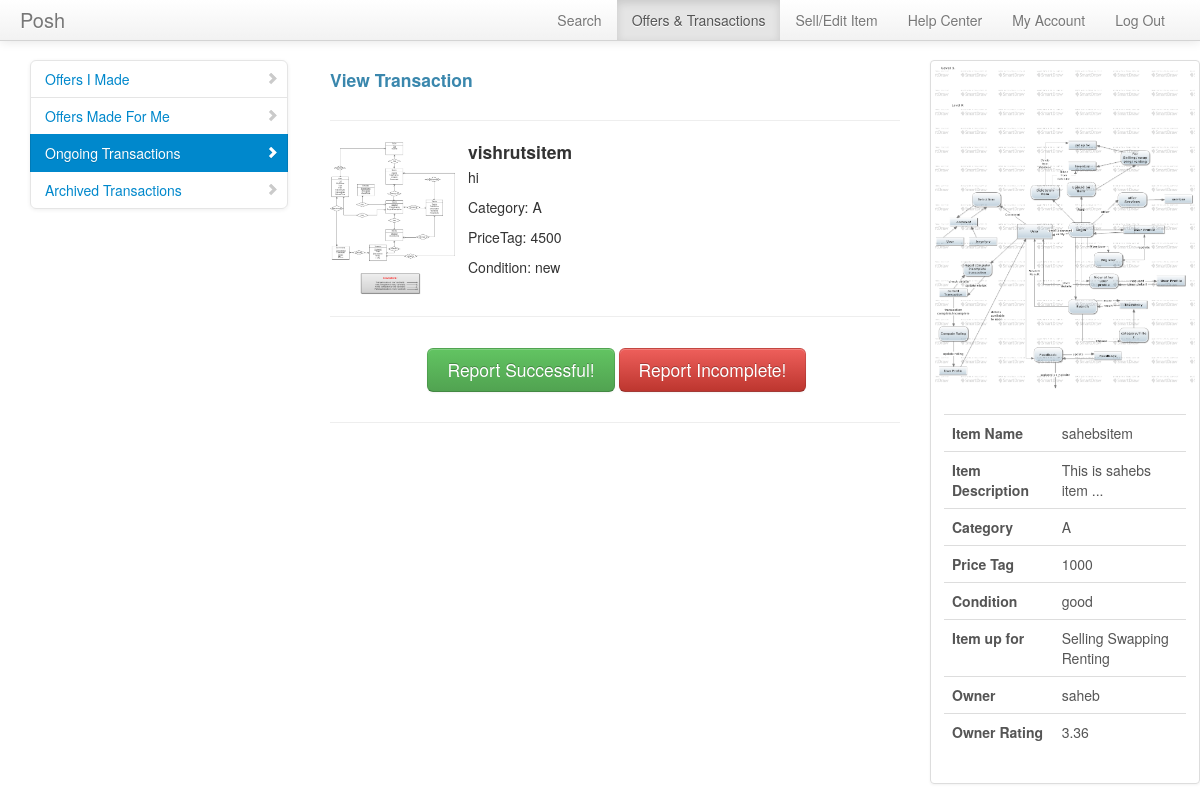
The app's page /transactions/viewtransswap.php?offerid=76 (signed in) with its own data.
### tables this page shows
CREATE TABLE IF NOT EXISTS `inventory` (
  `itemid` int(10) NOT NULL AUTO_INCREMENT,
  `owner` varchar(20) NOT NULL,
  `itemname` varchar(40) NOT NULL,
  `category` varchar(40) NOT NULL,
  `addedon` timestamp NOT NULL DEFAULT CURRENT_TIMESTAMP,
  `pricetag` int(10) NOT NULL,
  `description` varchar(500) NOT NULL,
  `condition` varchar(20) NOT NULL,
  `image` varchar(30) DEFAULT NULL,
  PRIMARY KEY (`itemid`),
  KEY `owner` (`owner`)
);

CREATE TABLE IF NOT EXISTS `users` (
  `username` varchar(20) NOT NULL,
  `studentid` int(10) NOT NULL,
  `email` varchar(40) NOT NULL,
  `firstname` varchar(40) NOT NULL,
  `lastname` varchar(40) NOT NULL,
  `roomno` int(3) NOT NULL,
  `wing` varchar(1) NOT NULL,
  `rating` float NOT NULL,
  `password` varchar(20) NOT NULL,
  `confirmed` int(1) NOT NULL,
  `ratingno` int(11) DEFAULT '1',
  `random` int(11) DEFAULT NULL,
  PRIMARY KEY (`username`)
);

### meekrodb.2.1.class.php (called while the page is built, shortened)
<?php
class DB {
  protected static $mdb = null;
  public static function getMDB() {
    $mdb = DB::$mdb;
    if ($mdb === null) {
      $mdb = DB::$mdb = new MeekroDB();
    }
    return $mdb;
  }
  public static function query() { $args = func_get_args(); return call_user_func_array(array(DB::getMDB(), 'query'), $args); }
}
class MeekroDB {
  public $dbName = '';
  public $user = '';
  public $password = '';
  public $host = 'localhost';
  public $port = null;
  public $encoding = 'latin1';
  public $queryMode = 'queryAllRows';
  public $param_char = '%';
  public $named_param_seperator = '_';
  public $internal_mysql = null;
  public function __construct($host=null, $user=null, $password=null, $dbName=null, $port=null, $encoding=null) {
    if ($host === null) $host = DB::$host;
    if ($user === null) $user = DB::$user;
    if ($password === null) $password = DB::$password;
    if ($dbName === null) $dbName = DB::$dbName;
    if ($port === null) $port = DB::$port;
    if ($encoding === null) $encoding = DB::$encoding;
    $this->host = $host;
    $this->user = $user;
    $this->password = $password;
    $this->dbName = $dbName;
    $this->port = $port;
    $this->encoding = $encoding;
  }
  public function get() {
    $mysql = $this->internal_mysql;
    if ($mysql == null) {
      if (! $this->port) $this->port = ini_get('mysqli.default_port');
      $mysql = new mysqli($this->host, $this->user, $this->password, $this->dbName, $this->port);
      $mysql->set_charset($this->encoding);
      $this->internal_mysql = $mysql;
    }
    return $mysql;
  }
  public function escape($str) {
    $db = $this->get();
    return $db->real_escape_string($str);
  }
  protected function prependCall($function, $args, $prepend) {
    array_unshift($args, $prepend);
    return call_user_func_array($function, $args);
  }
  protected function wrapStr($strOrArray, $wrapChar, $escape = false) {
    if (! is_array($strOrArray)) {
      if ($escape) return $wrapChar . $this->escape($strOrArray) . $wrapChar;
      else return $wrapChar . $strOrArray . $wrapChar;
    } else {
      $R = array();
      foreach ($strOrArray as $element) {
        $R[] = $this->wrapStr($element, $wrapChar, $escape);
      }
      return $R;
    }
  }
  public function parseQueryParamsNew() {
    $args = func_get_args();
    $sql = array_shift($args);
    $args_all = $args;
    $posList = array();
    $pos_adj = 0;
    $param_char_length = strlen($this->param_char);
    $named_seperator_length = strlen($this->named_param_seperator);
    $types = array(
      $this->param_char . 'll',
      $this->param_char . 'ls',
      $this->param_char . 'l',
      $this->param_char . 'li',
      $this->param_char . 'ld',
      $this->param_char . 'lb',
      $this->param_char . 's',
      $this->param_char . 'i',
      $this->param_char . 'd',
      $this->param_char . 'b',
      $this->param_char . 'ss'
    );
    foreach ($types as $type) {
      $lastPos = 0;
      while (($pos = strpos($sql, $type, $lastPos)) !== false) {
        $lastPos = $pos + 1;
        $posList[$pos] = $type;
      }
    }
    ksort($posList);
    foreach ($posList as $pos => $type) {
      $type = substr($type, $param_char_length);
      $length_type = strlen($type) + $param_char_length;
      $new_pos = $pos + $pos_adj;
      $new_pos_back = $new_pos + $length_type;
      if ($arg_number_length = strspn($sql, '0123456789', $new_pos_back)) {
        $arg_number = substr($sql, $new_pos_back, $arg_number_length);
        if (! isset($args_all[$arg_number])) $this->nonSQLError("Non existent argument reference (arg $arg_number): $sql");
        $arg = $args_all[$arg_number];
      } else {
        $arg = array_shift($args);
      }
      if (in_array($type, array('s', 'i', 'd', 'b', 'l'))) {
        $array_type = false;
        $arg = array($arg);
        $type = 'l' . $type;
      } else if ($type == 'ss') {
        $result = "'%" . $this->escape(str_replace(array('%', '_'), array('\%', '\_'), $arg)) . "%'";
      } else {
        $array_type = true;
        if (! is_array($arg)) $this->nonSQLError("Badly formatted SQL query: $sql -- expecting array, but didn't get one!");
      }
      if ($type == 'ls') $result = $this->wrapStr($arg, "'", true);
      else if ($type == 'li') $result = array_map('intval', $arg);
      else if ($type == 'ld') $result = array_map('floatval', $arg);
      else if ($type == 'lb') $result = array_map(array($this, 'formatTableName'), $arg);
      else if ($type == 'll') $result = $arg;
      else if (! $result) $this->nonSQLError("Badly formatted SQL query: $sql");
      if (is_array($result)) {
        if (! $array_type) $result = $result[0];
        else $result = '(' . implode(',', $result) . ')';
      }
      $sql = substr_replace($sql, $result, $new_pos, $length_type + $arg_number_length);
      $pos_adj += strlen($result) - ($length_type + $arg_number_length);
    }
    return $sql;
  }
  public function parseQueryParams() {
    $args = func_get_args();
    if (is_string($args[1]) && preg_match('/^[is]+$/', $args[1]) && substr_count($args[0], '?') > 0)
      return call_user_func_array(array($this, 'parseQueryParamsOld'), $args);
    else
      return call_user_func_array(array($this, 'parseQueryParamsNew'), $args);
  }
  public function query() {
    $args = func_get_args();
    if ($this->queryMode == 'buffered' || $this->queryMode == 'unbuffered') {
      return $this->prependCall(array($this, 'queryHelper'), $args, $this->queryMode);
    } else {
      return call_user_func_array(array($this, 'queryAllRows'), $args);
    }
  }
  public function queryUnbuf() { $args = func_get_args(); return $this->prependCall(array($this, 'queryHelper'), $args, 'unbuffered'); }
  protected function queryHelper() {
    $args = func_get_args();
    $type = array_shift($args);
    $is_buffered = ($type == 'buffered');
    $is_null = ($type == 'null');
    $sql = call_user_func_array(array($this, 'parseQueryParams'), $args);
    $db = $this->get();
    $result = $db->query($sql, $is_buffered ? MYSQLI_STORE_RESULT : MYSQLI_USE_RESULT);
    return $result;
  }
  public function queryAllRows() {
    $args = func_get_args();
    $query = call_user_func_array(array($this, 'queryUnbuf'), $args);
    $result = $this->fetchAllRows($query);
    return $result;
  }
  protected function checkError() {
    return false;
  }
  public function fetchRow($result = null) {
    return $result->fetch_assoc();
  }
  public function fetchAllRows($result = null) {
    $A = array();
    while ($row = $this->fetchRow($result)) {
      $A[] = $row;
    }
    return $A;
  }
}
?>

### transactions/viewtransswap.php (the view, shortened to what this page needs)
<!DOCTYPE html>
<?php
$offerdetails = DB::query("SELECT * from offerdetails where offerid=%i", $_GET['offerid']);
$offerdetails = $offerdetails[0];
$selling = DB::query("SELECT * from inventory where itemid=%i", $offerdetails['sellingitem']);
$selling=$selling[0];
?>
<html lang="en">
  <head>
    <link href="../bootstrap/css/bootstrap.css" rel="stylesheet">
    <link href="datepicker.css" rel="stylesheet">
    <link href="../bootstrap/css/bootstrap-responsive.css" rel="stylesheet">
    <link href="../bootstrap/css/bootstrap-fileupload.css" rel="stylesheet">
    <link href="../bootstrap/css/docs.css" rel="stylesheet">
	</head>
	<body>
		<div class="navbar navbar-fixed-top">
			<div class="navbar-inner">
				<div class="container" style="width: auto; padding: 0 20px;">
					<a class="brand pull-left" href="#">Posh</a>
					<ul class="nav pull-right">
						<li><a href="../search/searchhome.php">Search</a></li>
						<li   class="active"><a href="../manageoffers/listoffersbyme.php">Offers & Transactions</a></li>
						<li><a href="../inventory/viewitems.php">Sell/Edit Item</a></li>
						<li><a href="../helpcenter.php">Help Center</a></li>
						<li><a href="../userdetails.php">My Account</a></li>
						<li><a href="../login/logout.php">Log Out</a></li>
					</ul>
				</div>
			</div>
		</div>
		<div class="container" style="width: auto; padding: 20px 0px 0px 0px;">
			<div class="span3 bs-docs-sidebar">
				<ul class="nav nav-list bs-docs-sidenav">
					<li><a href="../manageoffers/listoffersbyme.php"><i class="icon-chevron-right"></i>Offers I Made</a></li>
					<li ><a href="../manageoffers/listoffersforme.php"><i class="icon-chevron-right"></i>Offers Made For Me</a></li>
					<li   class="active"><a href="../transactions/viewongoing.php"><i class="icon-chevron-right"></i>Ongoing Transactions</a></li>
					<li ><a href="../transactions/archived.php"><i class="icon-chevron-right"></i>Archived Transactions</a></li>
				</ul>
			</div>
			<div class="span6">
			<div class="row-fluid">
			<h4><p class="text-info">View Transaction </p></h4>
			</div>
			<hr>
		<?php
			if($offerdetails['offereditem1']!=''){
				$item1=$offerdetails['offereditem1'];
				$tbl_name = "inventory";
				$items = DB::query("SELECT * FROM $tbl_name where itemid=%s",$item1);
				foreach ($items as $item) {
					echo '<div class="row-fluid">';
					echo '<div class="media">';
					echo '<a class="pull-left" href="#"><img src="../upload/'.$item['image'].'" height="128" width="128" alt=""></a>';
					echo '<div class="media-body">';
					echo '<h4 class="media-heading">'.$item['itemname'].'</h4>';
					echo '<p>'.$item['description'].'</p>';
					echo '<p>Category: '.$item['category'].'</p>';
					echo '<p>PriceTag: '.$item['pricetag'].'</p>';
					echo '<p>Condition: '.$item['condition'].'</p>';
					echo '</div>';
					echo '</div>';
					echo '</div>';
					echo '<hr>';
				}
			}
			?>
			<div class="row-fluid">
			<p>
				<div class="span2"></div>
				<?php
				$offeridthis = $_GET['offerid'];
				if(!((($offerdetails['buyer']==$_SESSION['username'])&&($_GET['status']=='buyerreportedcompleted'||$_GET['status']=='buyerreportedincomplete'))||(($offerdetails['seller']==$_SESSION['username'])&&($_GET['status']=='sellerreportedcompleted'||$_GET['status']=='sellerreportedincomplete'))))
				{
				echo
			'<a class="btn btn-large btn-success" href="reportcompleted.php?offerid='.$offeridthis.'" role="button" data-toggle="modal">Report Successful!</a>';
			echo
				' <a class="btn btn-large btn-danger" href="reportincomplete.php?offerid='.$offeridthis.'" role="button" data-toggle="modal">Report Incomplete!</a>';
			}
			else{
				echo '<b>You have reported this transaction as ';
				if($_GET['status']=='buyerreportedcompleted'||$_GET['status']=='sellerreportedcompleted')
					echo '<i>Completed</i> <br>The other user has yet to report the transaction.</b>';
				else
						echo '<i>Unsuccessful</i></b>';
			}
			?>
			</p>
			</div>
			<div class="row-fluid">
			<hr>
			</div>
		</div>
			<div class="span3">
			<div class="thumbnail">
			<?php echo '<img src="../upload/'.$selling['image'].'" alt="">';?>
			<div class="caption">
				<div class="row-fluid">
				<table class="table table-hover">
				<thead>
					<tr>
					<th></th>
					<th></th>
					</tr>
				</thead>
				<tr>
					<th>Item Name </th>
					<td><?php echo $selling['itemname']?></td>
				</tr>
				<tr>
					<th>Item Description </th>
					<td><?php echo substr($selling['description'],0,20)."..."?></td>
				</tr>
				<tr>
						<th>Category </th>
						<td><?php echo $selling['category']?></td>
				</tr>
				<tr>
					<th>Price Tag </th>
					<td><?php echo $selling['pricetag']?></td>
				</tr>
				<tr>
					<th>Condition </th>
					<td><?php echo $selling['condition']?></td>
				</tr>
				<tr>
					<th>Item up for </th>
					<td>
					<?php
						$ssrvalue = DB::query("SELECT ssr FROM ssritem WHERE itemid=%i",$selling['itemid']);
						$N = count($ssrvalue);
						$ssrstring = "";
						for($i=0;$i<$N;$i++){
							$val = array_values($ssrvalue[$i]);
							if($val[0]=='sell')
								$ssrstring=$ssrstring."Selling ";
							if($val[0]=='swap')
								$ssrstring=$ssrstring."Swapping ";
							if($val[0]=='rent')
								$ssrstring=$ssrstring."Renting ";
						}
						echo $ssrstring;
					?>
					</td>
				</tr>
				<tr>
					<th>Owner </th>
					<td><?php echo $selling['owner'];?></td>
				</tr>
				<tr>
					<th>Owner Rating</th>
					<td><?php
					$user = DB::query("SELECT * from users where username=%s", $selling['owner']);
					$user = $user[0];
					echo round($user['rating'], 2);
					?></td>
				</tr>
				</table>
			</div>
			</div>
			</div>
			</div>
		</div>
	</body>
</html>

### transactions/viewtransswap.php (style rules this page uses)
body { padding-top: 40px; padding-bottom: 20px; }

### records on screen
inventory: image (picture), itemname "vishrutsitem", description "hi", category "A", pricetag "4500", condition "new"
inventory: image (picture), itemname "sahebsitem", description "This is sahebs item", category "A", pricetag "1000", condition "good", owner "saheb"
users: rating "3.36"

### other values on screen
$ssrstring "Selling Swapping Renting"
